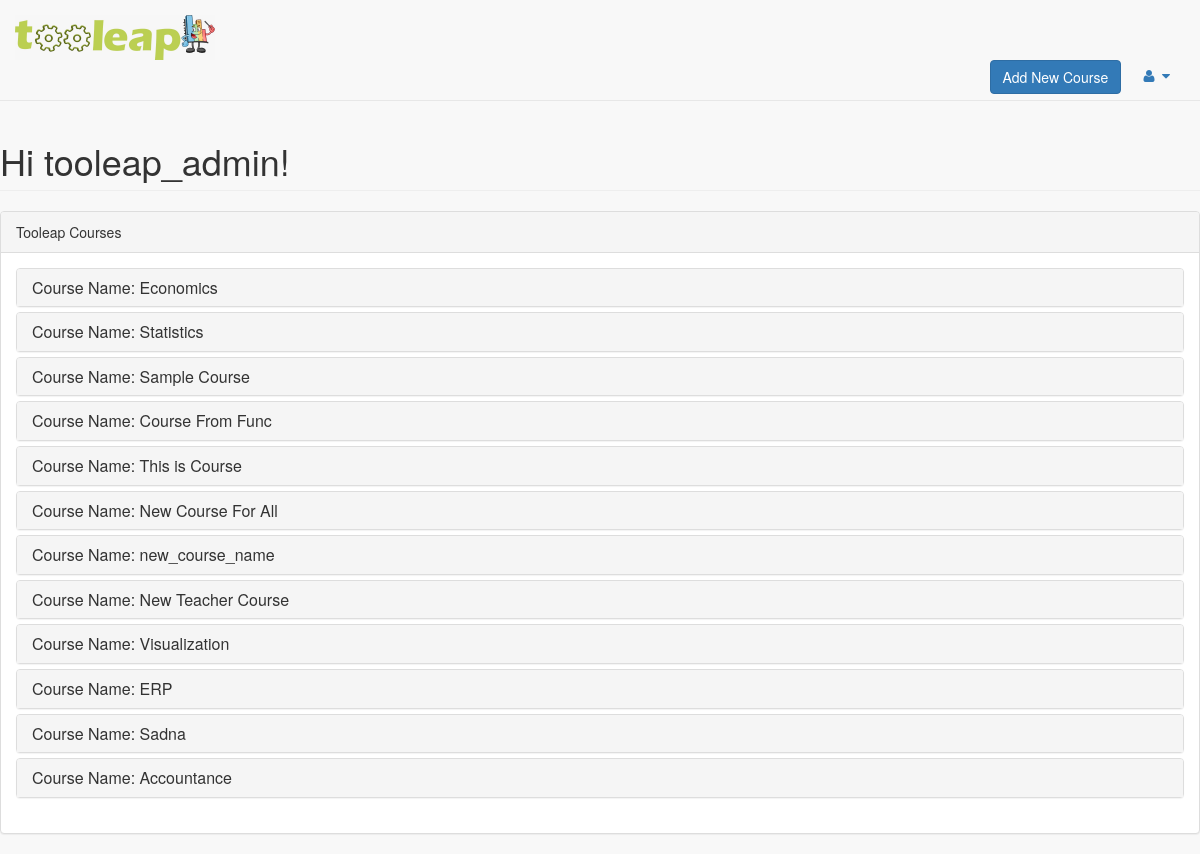
The page /quiz/teacher/ (signed in) on the database its author committed.
### quiz/models.py (models this page shows, shortened)
class Course(models.Model):
    course_name = models.CharField(max_length=100)
    course_desc = models.CharField(max_length=500)

### quiz/views.py (the view)
# urls.py: path('teacher/', views.teacher, name='teacher'),
def teacher(request):
    courses_list = Course.objects.all()
    template = loader.get_template('quiz/teacher_view.html')
    context = {
        'courses_list': courses_list,
    }
    return HttpResponse(template.render(context, request))

### quiz/templates/quiz/teacher_view.html (shortened to what this page needs)
{% load static %}
<!doctype html>
<html>
<head>
    <link href="{% static 'vendor/bootstrap/css/bootstrap.min.css' %}" rel="stylesheet">
    <link href="{% static 'vendor/metisMenu/metisMenu.min.css' %}" rel="stylesheet">
    <link href="{% static 'dist/css/sb-admin-2.css' %}" rel="stylesheet">
    <link href="{% static 'vendor/font-awesome/css/font-awesome.min.css' %}" rel="stylesheet">
</head>
<body>
      {% if user.is_staff %}
      <nav class="navbar navbar-default navbar-static-top" role="navigation" style="margin-bottom: 0">
          <div class="navbar-header">
        <a class="navbar-brand" ><img id = "logo" src="{% static 'data/logoTooleap.jpeg' %} "height="45" width="200" > </a>
        <br><br><br>
          </div>
          <ul class="nav navbar-top-links navbar-right">
            <a href="/quiz/teacher/add_course"><button type="button" class="btn btn-primary">Add New Course</button></>
              <li class="dropdown">
                  <a class="dropdown-toggle" data-toggle="dropdown" href="#">
                      <i class="fa fa-user fa-fw"></i> <i class="fa fa-caret-down"></i>
                  </a>
              </li>
          </ul>
      </nav>
        <div class="row">
            <div class="col-lg-12">
                <h1 class="page-header">Hi {{ user.username }}! </h1>
            </div>
          </div>
        <div class="row">
            <div class="col-lg-12">
                <div class="panel panel-default">
                    <div class="panel-heading">
                        Tooleap Courses
                    </div>
                    <div class="panel-body">
                        <div class="panel-group" id="accordion">
                          {% for course in courses_list %}
                               <div class="panel panel-default">
                                   <div class="panel-heading">
                                       <h4 class="panel-title">
                                           <a data-toggle="collapse" data-parent="#accordion" href="#{{course.id}}"> Course Name: {{ course.course_name }}</a>
                                       </h4>
                                   </div>
                               </div>
                          {% endfor %}
                        </div>
                    </div>
                </div>
            </div>
  {% else %}
    <p>You are not a teacher </p>
    <a href="/quiz/">Students</a>
  {% endif %}
</body>
</html>

### rows shown on the page
Course: course_name "Economics"
Course: course_name "Statistics"
Course: course_name "Sample Course"
Course: course_name "Course From Func"
Course: course_name "This is Course"
Course: course_name "New Course For All"
Course: course_name "new_course_name"
Course: course_name "New Teacher Course"
Course: course_name "Visualization"
Course: course_name "ERP"
Course: course_name "Sadna"
Course: course_name "Accountance"

### other values the page prints
{{ user.username }} "tooleap_admin"
